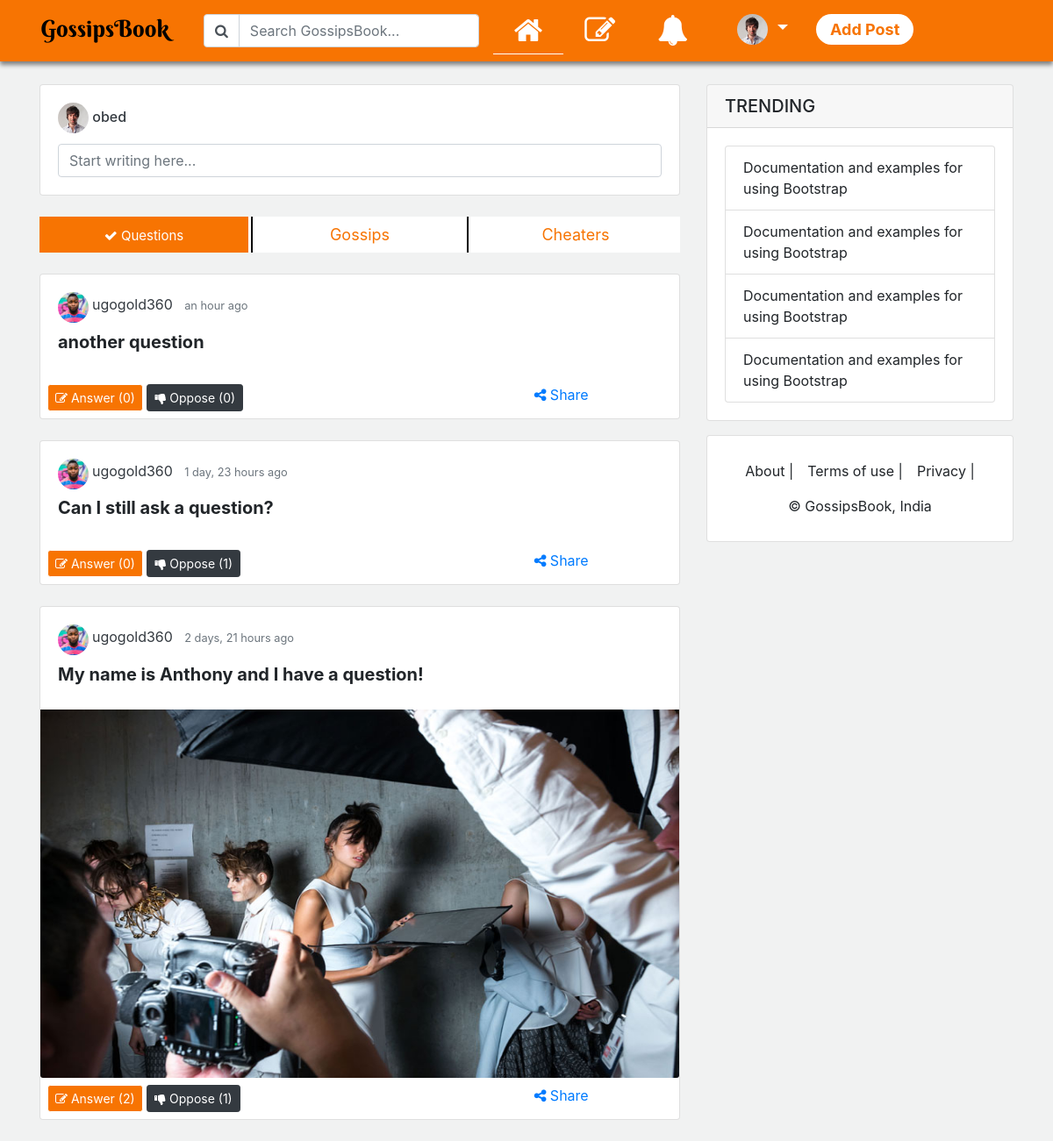
Page /questions/ (signed in) on the committed database.
### users/models.py (models this page shows, shortened)
class Profile(models.Model):
    user = models.OneToOneField(User, on_delete=models.CASCADE)
    image = models.ImageField(default='default_profile_pic2.png', upload_to=upload_location, blank=True)
    bio = models.TextField(max_length=455, null=True, blank=True)
    location = models.CharField(max_length=255, null=True, blank=True)
    languages = models.CharField(max_length=255, null=True, blank=True)
    interests = models.ManyToManyField(Interests, related_name='interests', blank=True)
    followers = models.ManyToManyField(User, related_name='followers', blank=True)
    following = models.ManyToManyField(User, related_name='following', blank=True)
    date_created = models.DateTimeField(auto_now_add=True)
    date_updated = models.DateTimeField(auto_now=True)

### questions/models.py (models this page shows, shortened)
class QuestionsModel(models.Model):
    title = models.CharField(max_length=75, unique=True, help_text='What is the title of your question?',
                             verbose_name='Title')
    slug = models.SlugField(unique=True)
    date_published = models.DateTimeField(auto_now_add=True, verbose_name='Date Published')
    date_updated = models.DateTimeField(auto_now=True, verbose_name='Date Updated')
    author = models.ForeignKey(User, on_delete=models.CASCADE, related_name='question_author')
    image = models.ImageField(upload_to=upload_location, blank=True, null=True, help_text='Add image (optional)')
    tags = models.ManyToManyField(Tags, name='q_tags', blank=True)
    vote_up = models.ManyToManyField(User, related_name='vote_up', blank=True)
    vote_down = models.ManyToManyField(User, related_name='vote_down', blank=True)
    shares = models.IntegerField(default=0)
    def get_answers(self):
        answers = AnswersModel.objects.filter(question=self)
        return answers
    def get_oppose_count(self):
        result = self.vote_down.all().count()
        return result
    class Meta:
        verbose_name_plural = 'Questions'

### questions/views.py (the view)
# urls.py: path('', questions_index, name='questions_index'),
def questions_index(request):
    questions_all = QuestionsModel.objects.all().order_by('-date_published')
    context = {'questions': questions_all}
    return render(request, 'questions/index.html', context)

### questions/templates/questions/index.html (shortened to what this page needs)
{% extends 'base.html' %} {% load static %} {% load humanize %} {% block content %} {% for question in questions %}
<div class="card mb-4">
    <div class="card-body">
        <p class="card-title d-inline" style="font-size: 19px;">
            <a class="text-dark" href="{% url 'users:user_view_profile' question.author.username %}">
                <img style="height:35px; width:35px; float: left;" class="img-fluid rounded-circle mr-1" src="{{question.author.profile.image.url}}" alt="{{question.author}} profile image">
                <h5 class="d-inline">
                    <small>{{question.author.username}}</small>
                </h5>
            </a>
            <small class="text-muted ml-2">{{question.date_published|naturaltime}}</small>
        </p>
        <section class="text-left">
            <h5><strong>{{question.title|truncatewords:30}}</strong></h5>
        </section>
    </div>
    {% if question.image %}
    <img class="card-img-bottom" style="max-height:420px;" src="{{question.image.url}}" alt="{{question.title}} image"> {% endif %}
    <div class="row">
        <div class="col-7 m-2">
            <button title="answer this questions" {% if user == question.author %} disabled {% endif %} class="btn btn-sm btn-primary answerQuestion" style="background-color: #F77402; color: white; border-color: white;" data-toggle="modal" data-target="#answerQuestionModal"
                data-id="{{question.id}}" data-image="{{question.author.profile.image.url}}" data-username="{{question.author.username}}" data-title="{{question.title}}">
                    <i class="fa fa-edit"></i>
                <span> Answer </span> ({{question.get_answers.count}})
            </button>
            {% if user in question.vote_down.all %}
            <button class="btn btn-sm btn-dark text-white disabled" data-toggle="modal" data-target="#opposeQuestionDoneModal">
                <i class="fa fa-thumbs-down"></i>
                <span class="d-none d-md-inline"> Oppose </span> ({{question.get_oppose_count}})
            </button>
            {% else %}
            <button class="btn btn-sm btn-dark text-white opposeQuestion" title="oppose this answer" data-id="{{question.id}}" data-username="{{question.author.username}}" data-image="{{question.author.profile.image.url}}" data-title="{{question.title}}" data-toggle="modal"
                data-target="#opposeQuestionModal">
              <i class="fa fa-thumbs-down"></i>
              <span class="d-none d-md-inline"> Oppose </span> ({{question.get_oppose_count}})
            </button>
            {% endif %}
        </div>
        <div class="col-3 text-right pr-3 m-2">
            <a href="#"><i class="fa fa-share-alt"></i> Share</a>
        </div>
    </div>
</div>
{% endfor %}
{% endblock content %}
<section>{% block navigation %} {% include 'navigation.html' %} {% endblock navigation %}</section>
<section>{% block startwriting %} {% include 'startwriting.html' %} {% endblock startwriting %} </section>
<section>{% block aside %} {% include 'aside.html' %} {% endblock aside %}</section>
<section>{% block whichsection %} {% include 'whichsection.html' %} {% endblock whichsection %}</section>

### controls/templates/navigation.html (shortened to what this page needs)
{% load static %}
<nav class="navbar navbar-expand-lg navbar-light fixed-top">
    <div class="container">
        <div class="row">
            <a class="navbar-brand" href="{% url 'gossips:gossips_index' %}">
                <img src="{% static 'images/GossipsBook.png' %}" alt="">
            </a>
            {% url 'questions:questions_index' as index_page %}
            {% url 'gossips:gossips_index' as gossips_page %}
            {% url 'cheaters:cheaters_index' as cheaters_page %}
            {% url 'answers:answers' as answers_page %}
            {% url 'cheaters:cheaters_index' as cheaters_page %}
            <div class="collapse navbar-collapse" id="navbarSupportedContent">
                <ul class="navbar-nav mr-auto">
                    <form class="form-inline input-group">
                        <div class="input-group-prepend">
                            <div class="input-group-text bg-white"><i class="fa fa-search"></i></div>
                        </div>
                        <input class="form-control mr-sm-2" type="search" placeholder="Search GossipsBook..." aria-label="Search">
                    </form>
                </ul>
                <ul class="navbar-nav mr-auto ml-2">
                    <li class="nav-item {% if request.path == gossips_page %} active {% endif %} {% if request.path == index_page %} active {% endif %} {% if request.path == cheaters_page %} active {% endif %}">
                        <a class="nav-link  pr-4 pl-4" title="Home" href="{% url 'gossips:gossips_index' %}" style="font-size: 35px; padding: 0px;">
                            <i class="fa fa-home"></i>
                        </a>
                    </li>
                    <li class="nav-item {% if request.path == answers_page %} active {% endif %}">
                        <a class="nav-link pr-4 pl-4" title="Answers" href="{% url 'answers:answers' %}" style="font-size: 35px; padding: 0px;"><i class="fa fa-edit"></i></a>
                    </li>
                    <li class="nav-item {% if request.path == notifications_page %} active {% endif %}">
                        <a class="nav-link pr-4 pl-4" title="Notification" href="#" style="font-size: 35px; padding: 0px;"><i class="fa fa-bell"></i></a>
                    </li>
                    <li class="nav-item dropdown pr-4 pl-4">
                        <a class="nav-link dropdown-toggle" href="#" id="navbarDropdown" role="button" data-toggle="dropdown" aria-haspopup="true" aria-expanded="false">
                            <img style="height:35px; width:35px;" class="img-fluid rounded-circle" src="{% if request.user.is_authenticated %} {{request.user.profile.image.url}} {% else %} {% static 'images/default_profile_pic2.png' %} {% endif %}">
                        </a>
                    </li>
                    <li class="nav-item d-none d-md-block">
                        <a class="nav-link p-1 pl-3 pr-3 mt-2" title="Ask a question" href="#" data-toggle="modal" data-target="#addPostPopup" style="font-size: 18px; background-color: white; color: #F77402; border-radius: 20px; font-weight:bold;">
                            Add Post
                        </a>
                    </li>
                </ul>
            </div>
        </div>
    </div>
</nav>

### controls/templates/startwriting.html (shortened to what this page needs)
{% load static %}
<div class="card mb-4">
    <div class="card-body">
        <h6 class="card-title">
            {% if user.is_authenticated %}
            <a class="text-dark" href="{% url 'users:user_view_profile' user.username %}">
                <img style="height:35px; width:35px;" class="img-fluid rounded-circle" src="{{ user.profile.image.url }}"> {{ user.username }}
            </a>
            {% else %}
            <img style="height:35px; width:35px;" class="img-fluid rounded-circle" src="{{ user.profile.image.url }}  {% static 'images/default_profile_pic2.png' %} "> Anonymous User <a href="/accounts/login">login</a>
            {% endif %}
        </h6>
        <form action="#">
            <input class="form-control" type="text" placeholder="Start writing here..." data-toggle="modal" data-target="#start_typing_modal">
        </form>
    </div>
</div>

### static/css/custom.css (style rules this page uses)
body { background-color: #F1F2F2; }
.navbar { min-height: 50px; background-color: #F77402; box-shadow: 0px 4px 5px grey; }
.navbar a { font-size: 20px; }
.navbar-light .navbar-nav .nav-link { color: white; }
.navbar-light .navbar-nav .active>.nav-link, .navbar-light .navbar-nav .nav-link.active, .navbar-light .navbar-nav .nav-link.show, .navbar-light .navbar-nav .show>.nav-link { color: white; }
.active { padding-top: 0px; border-bottom: 1px solid white; }
.navbar-brand { padding: 0 10px; height: 50px; line-height: 50px; }

### rows in the picture
QuestionsModel: author.profile.image (picture), author.username "ugogold360", date_published "an hour ago", title "another question", get_answers.count "0", get_oppose_count "0"
QuestionsModel: author.profile.image (picture), author.username "ugogold360", date_published "1 day, 23 hours ago", title "Can I still ask a question?", get_answers.count "0", get_oppose_count "1"
QuestionsModel: author.profile.image (picture), author.username "ugogold360", date_published "2 days, 21 hours ago", title "My name is Anthony and I have a question!", image (picture), get_answers.count "2", get_oppose_count "1"

### other values in the picture
{{ user.username }} "obed"
